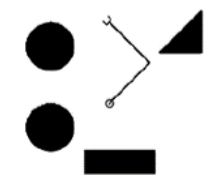
#> input picture Robotics/Connected-component-labeling/problem1.png, 218 x 194 px
$ python Connected-component_labeling.py
#> lines starting #> are read from the running program, lines starting #| are printed output that depends on the picture; after the words box and inside, x2 and y2 are one past the last pixel; in counts of white or black regions, pixels touching at a corner belong together
import matplotlib.pyplot as plt
import matplotlib.image as mpimg
import numpy as np
import cv2
image_org = mpimg.imread('./problem1.png')
#> image_org is the input picture: shape (194, 218, 4) float32; mean R, G, B, A 0.839, 0.839, 0.839, 1


def neighbor(i, j, label):
    # left
    left = label[i-1, j]
    # above
    above = label[i, j-1]
    neighbor_array = [left, above]
    return neighbor_array

def labeling(image_org) :
    # open file
    f = open('test.txt', mode='w')
    l = open('label.txt', mode='w')
    R = open('new_label.txt', mode='w')

    #image_org = np.reshape(image_org,(:,:,1))
    size = image_org.shape  # Gray = R*0.299 + G*0.587 + B*0.114 ; size: 1104x1399
#> size = (194, 218, 4)
    m = size[0]  # rows
#> m = 194
    n = size[1]  # columns
#> n = 218

    def rgb2gray(rgb):
        return np.dot(rgb[...,:3], [0.299, 0.587, 0.114])

    if len(image_org.shape) == 3 :
        gray = rgb2gray(image_org)
        for i in range(len(gray)):
            for j in range(len(gray[0])):
                if gray[i][j] <= 0.5:
                    gray[i][j] = 0
                else:
                    gray[i][j] = 1
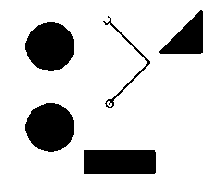
#> gray: shape (194, 218) float64; values 0 (black) and 1 (white), 83.9% white; 5 black regions, box (x1, y1, x2, y2) and area: (25, 22, 74, 71) 1867, (25, 103, 74, 152) 1866, (84, 150, 156, 174) 1725, (159, 10, 203, 54) 1058, (103, 16, 150, 108) 277
        # [4 lines of commented-out code are left out]
    else:
        gray = np.reshape(image_org,(m,n,1))

    #print(gray.shape)
    gray.flags.writeable = True

    # [4 lines of commented-out code are left out]
    threshold = 50
    #print(image_org.shape)
    # gray2binary
    op_gray = np.zeros([m,n])
    for i in range(m):
        for j in range(n):
            if gray[i,j] > threshold:
                op_gray[i,j] = 0
            else:
                op_gray[i,j] = 1
#> op_gray: shape (194, 218) float64; every value is 1


    for i in range(m):
        for j in range(n):
            if gray[i,j] > threshold:
                gray[i,j] = 0
                f.write(str(int(gray[i,j])))
            else:
                gray[i,j] = 1
                f.write(str(int(gray[i,j])))
        f.write('\n')


    image = gray
    #print(image)

    label = np.ones([m,n])
    new = 0

    # link array
    link = []
    id = 0 # link index also present object number


    # first pass
    for row in range(m):
        for column in range(n):
            # no object
            if image[row,column] == [0] :
                label[row, column] = 0
                l.write(str(int(label[row,column])))
                #print(image[row, column], row + 1, column + 1,label[row, column])
            # object
            else : # check neighbor label
                #print(image[row, column], row + 1, column + 1)
                current_neighbor = neighbor(row,column,label)

                # current is new label
                if current_neighbor == [0,0]:
                    new= new + 1
                    label[row, column] = new
                    #print(label[row, column],new)
                    l.write(str(int(label[row, column])))

                # neighbor got label
                else :
                    # only one neighbor labeling => choose the large one (the only label)
                    if np.min(current_neighbor) == 0 or current_neighbor[0] == current_neighbor[1] :
                        label[row,column] = np.max(current_neighbor)
                        #print(label[row,column])
                        l.write(str(int(label[row, column])))

                    else:
                        label[row,column] = np.min(current_neighbor)
                        #print(row,column,current_neighbor,label[row, column])
                        l.write(str(int(label[row, column])))
                        #print(id)
                        if id == 0:
                            link.append(current_neighbor)
                            id = id +1
                            #print(link)
                        else:
                            check = 0
                            for k in range(id) :
                                tmp = set(link[k]).intersection(set(current_neighbor))
                                #print(k,link[k],current_neighbor,len(tmp))
                                if len(tmp) != 0 :
                                    link[k] = set(link[k]).union(current_neighbor)
                                    np.array(link)
                                    check = check + 1
                                    #print(link)
                            if check == 0:
                                id = id +1
                                np.array(link)
                                link.append(set(current_neighbor))
                                #print(link)
        l.write('\n')


    # second pass
    for row in range(m):
        for column in range(n):
            for x in range(id):
                if (label[row, column] in link[x]) and label[row, column] !=0 :
                    label[row, column] = min(link[x])
        #     R.write(str(int(label[row, column])))
        # R.write('\n')

    for row in range(m):
        for column in range(n):
            for x in range(id):
                if (label[row, column] == min(link[x])):
                    label[row, column] = x+1
            R.write(str(int(label[row, column])))
        R.write('\n')
    # [4 lines of commented-out code are left out]
    return label,image,id


label,image ,id= labeling(image_org)
cv2.imshow('image',label)
cv2.waitKey(0)
cv2.destroyAllWindows()
# [19 lines of commented-out code are left out]
